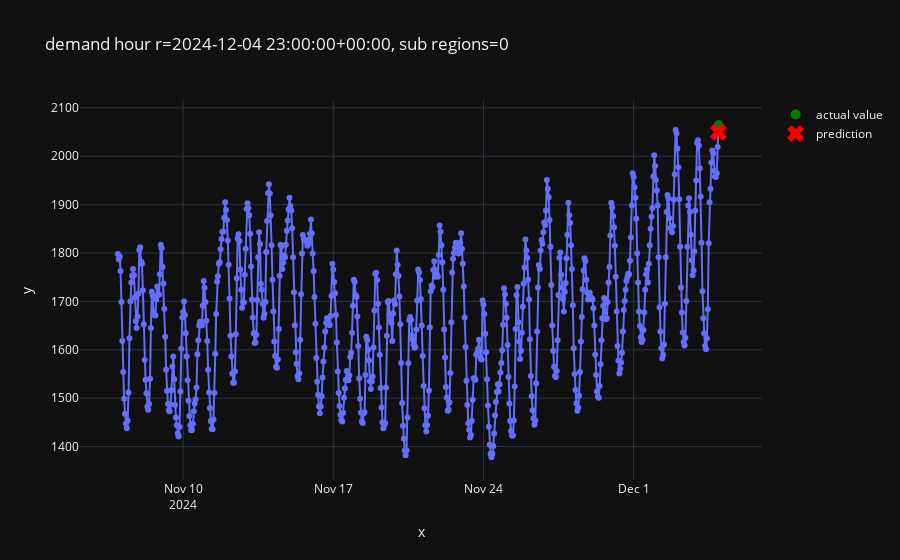

Here is the notebook cell this chart was saved with:
### Code cell
#plot the result
from src.plot import plot_one_sample

plot_one_sample(
    example_id=1,
    features=X_test,
    targets=y_test,
    predictions=pd.Series(predictions)
)

### Figure 1 — Plotly figure (JSON) as saved in the notebook; plotly's stock layout.template omitted (floating-point values rounded to 4 significant figures; data arrays with more than 128 entries replaced by an {"elided": "..."} marker saying what was removed)
{"data": [{"hovertemplate": "x=%{x}<br>y=%{y}<extra></extra>", "legendgroup": "", "line": {"color": "#636efa", "dash": "solid"}, "marker": {"symbol": "circle"}, "mode": "lines+markers", "name": "", "orientation": "v", "showlegend": false, "type": "scatter", "x": {"elided": "673 str values"}, "xaxis": "x", "y": {"elided": "673 int values"}, "yaxis": "y"}, {"line": {"color": "green"}, "marker": {"size": 10}, "mode": "markers", "name": "actual value", "type": "scatter", "x": ["2024-12-04T23:00:00+00:00"], "y": [2064]}, {"line": {"color": "red"}, "marker": {"size": 15, "symbol": "x"}, "mode": "markers", "name": "prediction", "type": "scatter", "x": ["2024-12-04T23:00:00+00:00"], "y": [2049.0]}], "layout": {"legend": {"tracegroupgap": 0}, "title": {"text": "demand hour r=2024-12-04 23:00:00+00:00, sub regions=0"}, "xaxis": {"anchor": "y", "domain": [0, 1], "title": {"text": "x"}}, "yaxis": {"anchor": "x", "domain": [0, 1], "title": {"text": "y"}}}}
